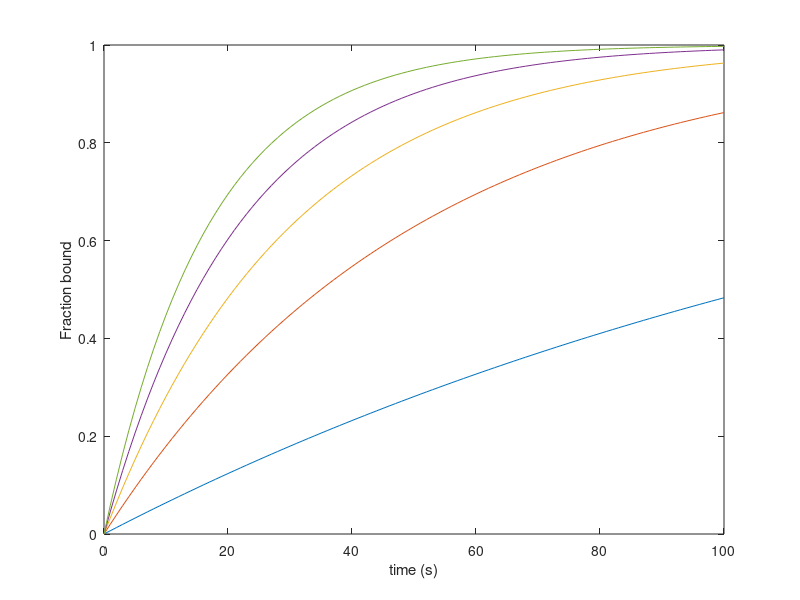

Recreate this plot in MATLAB.
%kinetic parameters for normal levels of CRP. CRP chosen because it had the
%lowest concentration in sweat. 
kd_CRP = 6.2E-12; %Kd of CRP in M
c_CRP = 6.6E-8;%normal concentration of CRP in M
fracbound_eq=c_CRP/(c_CRP+kd_CRP); %fraction bound of CRP at equilibrium
kon_CRP = [10^5:20e4:10^6]; %range of kon rates for CRP in 1/[M s] based on literature 
kobs_on_CRP= c_CRP*kon_CRP; %the observable on rate for CRP 1/s
t= 0:1:100; % time vector in seconds from 0 to 100s to plot the fraction bound curve with time 
fracbound_t=[]; %initial empty vector to store calculated fraction bound values in the following for loop

%Here fraction bound is calculated as a function of time . This equation is
%taken from Binding Theory (Dynamic Sensors) where fraction bound with time is based
%on the fraction bound at equilibrium. 
for i=1:length(kon_CRP)
    fracbound_t=fracbound_eq*(1-exp(-kobs_on_CRP(i).*t)); %fraction bound as a function of time and concentration 
    plot (t,fracbound_t)
    xlabel('time (s)')
    ylabel('Fraction bound')
    hold on 
end


% microfluidic parameters for main section of the microfluidic channel
% where the electrochemical reactions take place

length_microfluidics = 169; % units mm
width_microfluidics = 30.5; % units mm
thickness_microfluidics = 5; % units mm

%Here we find the volume of that section in the microfluidic channel using the parameters
%defined above
vol=length_microfluidics*10^-3*width_microfluidics*10^-3*...
    thickness_microfluidics*10^-3; %m^3
time_to_half= 12; % seconds. This is the time from the above curves where the fraction bound is between 0.1 and 0.5 for the range of kon values 
flowrate=vol/time_to_half; %m^3/s. Assuming max channel volume flows in, this is the rate that sweat would have to flow in to allow for enough time to attain a fraction bound of 0.1 to 0.5 
%This value is used in the following description of the flow within the
%section of the microfluidic channel using the Navier Stokes equation 


%The following section is code adapted from 'Navier-Stokes Solver using
%SIMPLE; - R Surya Narayan. It will input the intial conditions and give
%the expected flow rate out of the section of the microfluidic channel using Navier Stokes equation.
%% Practice Navier Stokes 
%% Boundary and Mesh Parameters
length_microfluidics = 169E-3; %length along the positive x-directon of the flow domain (in m, mictofluidic length)
breadth = 30.5E-3;%length along the positive y-direction of the flow domain (width in m)
mesh_x = 50; %number of cells discretized along the x-direction 
mesh_y = 20; %number of cells discretized along the y-direction
dx = length_microfluidics/mesh_x; %cell size along the x-direction
dy = breadth/mesh_y; %cell size along the y-direction

% fluid properties
mu = 0.0012; %viscosity of the fluid [Pascal seconds] 
rho = 997; %density of the fluid in kg/m^3



%iteration parameters and relaxation factors
omega_u = 0.7; %relaxation parameter for convergence of u momentum i.e. momentum due to velocity in the x direction
omega_v = 0.7; %relaxation parameter for convergence v momentum i.e. momentum due to velocity in the y direction
omega_p = 0.3; %relaxation parameter for convergence of pressure correction - used to solve the velocity correction and overall flow 
outer_iterations = 100; %number of times SIMPLE is going to be iterated through for convergence
iter_v = 10; %number of iterations for u and v momentum solvers based on pressure and velocity corrections 
iter_p = 100; %number of iterations for pressure correction solver which is used to solve velocity correction

%% Flow variables
u = zeros(mesh_y+2,mesh_x+1);%u momentum - momentum in the x direction
v = zeros(mesh_y+1,mesh_x+2);%v momentum - momentum in the y direction 
u_old = zeros(mesh_y+2,mesh_x+1); %guessed x-momentum on the cell centers
v_old = zeros(mesh_y+1,mesh_x+2); %guessed y-momentum on the cell centers
p_prime = zeros(mesh_y+2,mesh_x+2); %pressure correction
pressure = zeros(mesh_y+2,mesh_x+2);%pressure term
apu = ones(mesh_y+2,mesh_x+2);%coefficient of p-term in u momentum
apv = ones(mesh_y+2,mesh_x+2);%coefficient of p-term in v momentum
app = ones(mesh_y+2,mesh_x+2);%coefficient of p-term for pressure corrections
ae = zeros(mesh_y+2,mesh_x+2);%east coefficient for velocities
as = zeros(mesh_y+2,mesh_x+2);%south coefficient for velocities
an = zeros(mesh_y+2,mesh_x+2);%north coefficient for velocities
aw = zeros(mesh_y+2,mesh_x+2);%west coefficient for velocities
source = zeros(mesh_y+2,mesh_x+2); %source term at each stage to check mass conservation

%% BOUNDARY CONDITION SUBROUTINE %%
%choose the appropriate problem and comment/uncomment the suggested lines
%as you scroll down before you hit the run button


%%  Pressure-driven Channel flow 
u(mesh_y+2,:) = 0; %north boundary is the pipe wall. This is assumed for no slip boundary condition i.e. velocity of flow = velocity of boundary 
u(1,:)=0; %south boundary is also the pipe wall. This is assumed for no slip boundary condition i.e. velocity of flow = velocity of boundary 
u(:,1)=flowrate/(width_microfluidics*10^-3*thickness_microfluidics*10^-3); %inlet velocity specified m/s. 
% pressure(:,mesh_x+1)=0; %fix outlet pressure . Not applicable to our
% system 
%% Solver using SIMPLE-algorithm
u_old = u; 
v_old = v;tot=[];counter=[];residual_u=[];residual_v=[];
%Main outer loop
for k = 1:outer_iterations
    %% X-Momentum subroutine
    %initialize coefficients for the u-momentum the centers 
    for j = 2:mesh_x
        for i=2:mesh_y+1
            ae(i,j) = max(-0.5*rho*dy*(u_old(i,j)+u_old(i,j+1)),0) + mu*dy/dx;
            aw(i,j) = max(0.5*rho*dy*(u_old(i,j)+u_old(i,j-1)),0) + mu*dy/dx;
            an(i,j) = max(-0.5*rho*dx*(v_old(i,j)+v_old(i,j+1)),0) + mu*dx/dy;
            as(i,j) = max(0.5*rho*dx*(v_old(i-1,j)+v_old(i-1,j+1)),0) + mu*dx/dy;
        end
    end
    %correct the boundary values on the north and south boundary for the
    %X-momentum
    for j=2:mesh_x
        an(mesh_y+1,j) = max(-0.5*rho*dx*(v_old(mesh_y+1,j)+v_old(mesh_y+1,j+1)),0) + mu*dx/(dy/2);
        as(2,j) = max(0.5*rho*dx*(v_old(1,j)+v_old(1,j+1)),0) + mu*dx/(dy/2);
    end
    apu = ae+aw+as+an;
     %%%to block out cells%%%
    apu(1:12,20:21) = 1e30;
    apu = apu/omega_u;
    %iterate on the x-momentum equations
    for var = 1:iter_v
        for j = 2:mesh_x
            for i = 2:mesh_y+1
                u(i,j) = (1-omega_u)*u_old(i,j) + (1/apu(i,j))*...
                    (ae(i,j)*u(i,j+1) + aw(i,j)*u(i,j-1) + an(i,j)*u(i+1,j)+ as(i,j)*u(i-1,j) + dy*(pressure(i,j)-pressure(i,j+1)));
            end
        end
        %uncomment this for fully developed flow
        u(:,mesh_x+1) = u(:,mesh_x); %du/dx=0 boundary condition at the exit
    end
    %Uncomment only for CASE 1 (fully developed channel flow)
    %ensure mass conservation each time for the exit
    in_mass_flow = rho*flowrate; %as declared
    out_mass_flow =flowrate*rho/2;
    for i = 2:mesh_y
        out_mass_flow = out_mass_flow+ rho*dy*u(i,mesh_x+1);
    end
    u(:,mesh_x+1) = u(:,mesh_x+1)*in_mass_flow/out_mass_flow;
    u(:,1) = u(:,mesh_x+1);%generate fully developed flow




end 

flowrateout= out_mass_flow/rho; %m3/s. This is the volumetric flow rate out for the given mass flow rate out 
